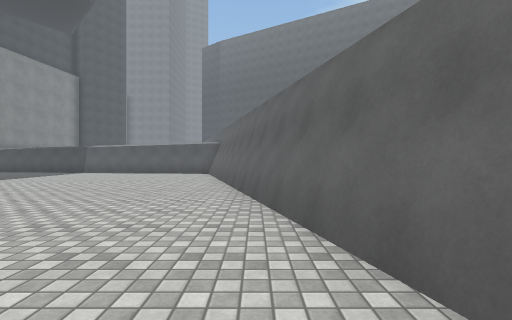
[1] (above)

16 first-person views from a walk through a scene from a Unity 3-D project. The camera is 1.2 m above the floor, looks level and sees 85° across. The floor is counted in squares, 2 m on a side. Each view is taken from the middle of a square. On the plan, view 1 faces up. The plan holds only what a view shows up to about 9 squares ahead; the rest is blank. The place goes on beyond the plan. The player character is not drawn. Some animated figures are left out. Some surface patterns are stand-ins.

[2]
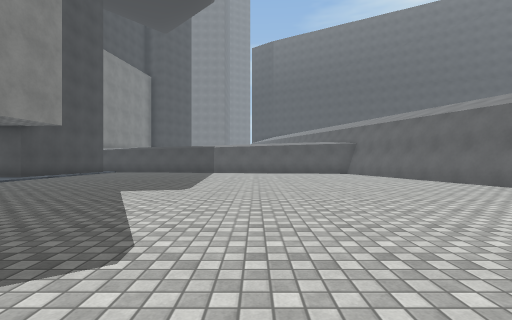

[3]
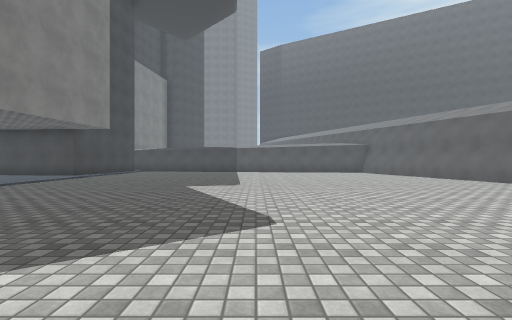

[4]
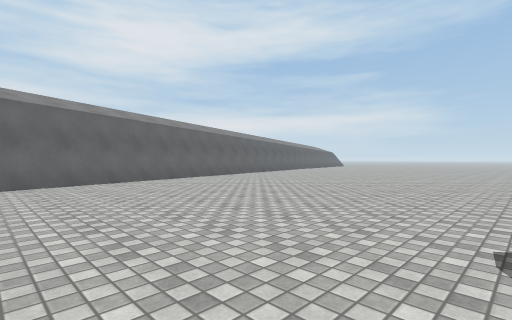

[5]
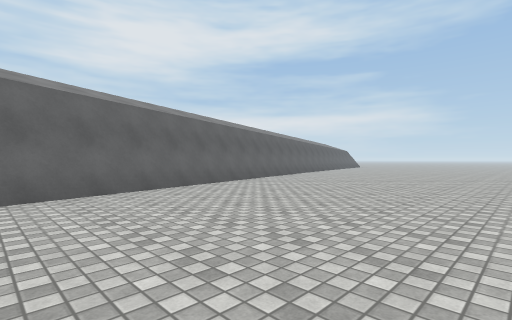

[6]
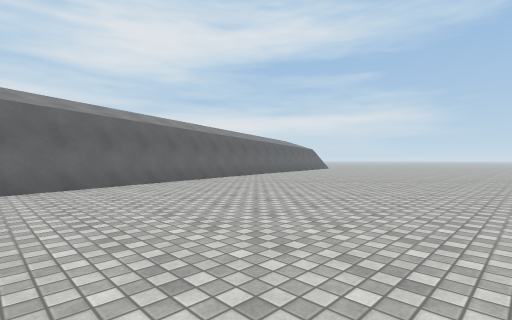

[7]
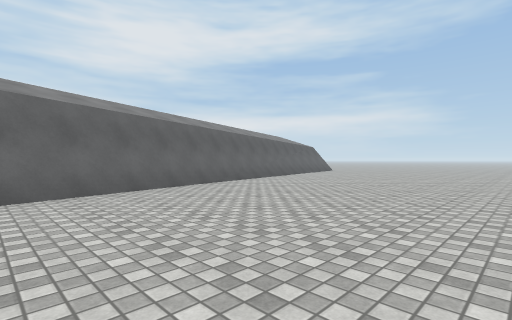

[8]
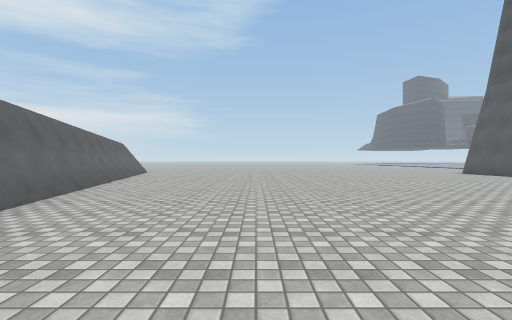

[9]
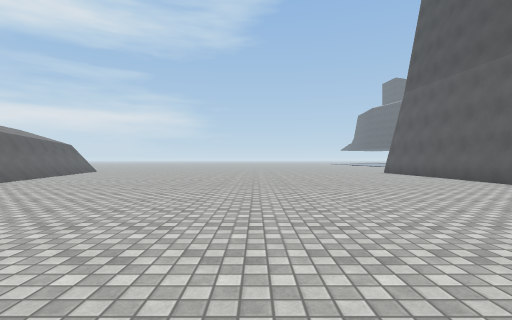

[10]
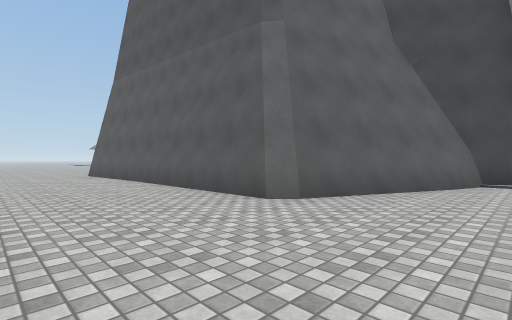

[11]
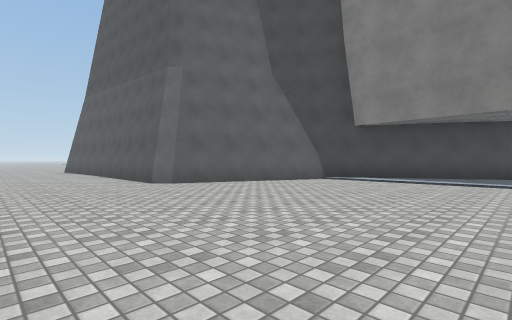

[12]
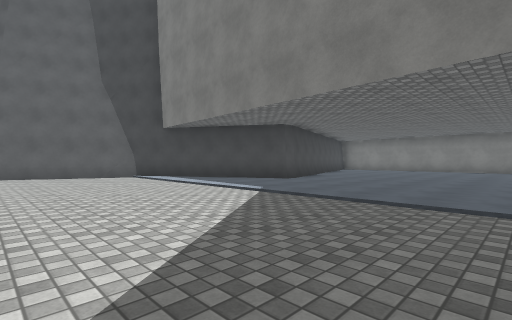

[13]
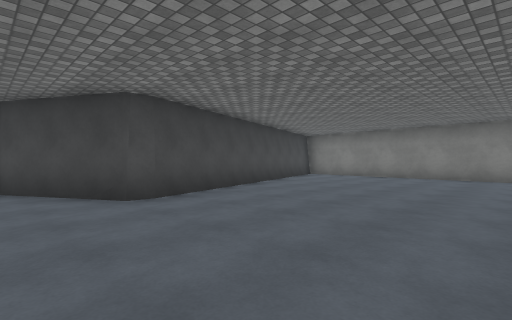

[14]
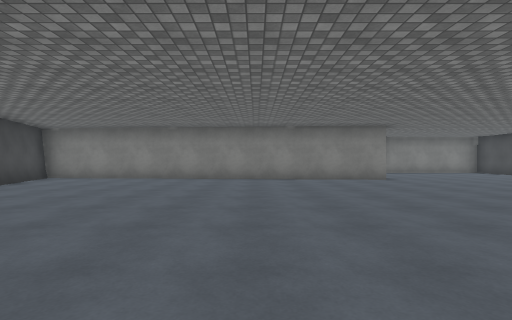

[15]
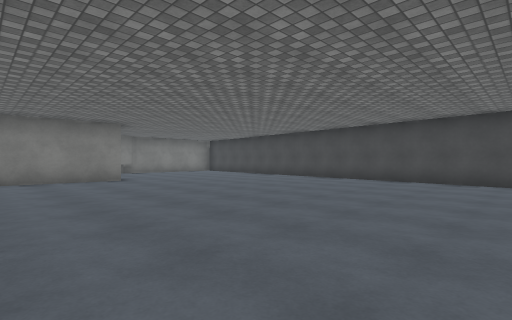

[16]
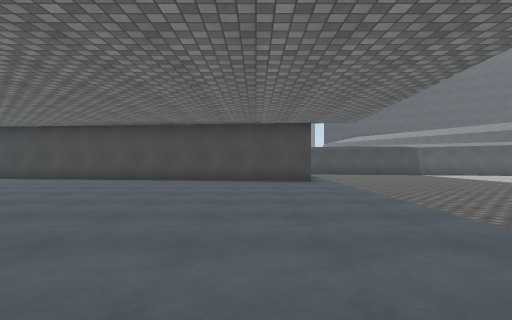

### Floor plan
Points are (right, up) in squares from view 1. A wall is a line through its corners. A room is listed if a view was taken in it or the views show most of it. See-through windows are left out.
Room 1 (views 1, 2, 3, 4, 5, 6, 7, 8, 9, 10, 11, 12, 13, 14, 15, 16)
walls: (-12.8, -8.9) (-8.8, -10.6) (-8.3, -11.1); (-13, -8.9) (-12, -9.2); (-8.4, -11.4) (-8.4, -16); (-13.4, 8.8) (-23.1, 9.8); (-0.2, 6.3) (-0.5, 7.4); (-8.4, -16.4) (-8.4, -17.5); (-23.5, 4) (-24, -3.4); (-24.1, -6.9) (-16.1, -4.3) (-15.6, -4.3) (-12.9, -9.1); (5.7, -17.1) (-1.1, 9)
low walls: (-8.2, -16.4) (-8.1, -17.6); (5.2, -16.4) (4.5, -13)

Positions as (right, up) in squares from view 1, and headings:
1: (0, 0), facing up
2: (-6, 0), facing up
3: (-7, -1), facing up
4: (-7, 4), facing down-right
5: (-4, 1), facing down-right
6: (-4, -4), facing down-right
7: (-2, -7), facing down-right
8: (1, -8), facing down
9: (-2, -7), facing down
10: (-5, -8), facing down-left
11: (-5, -4), facing down-left
12: (-9, 1), facing down-left
13: (-14, 0), facing down-left
14: (-15, 0), facing left
15: (-15, 1), facing up-left
16: (-15, 1), facing up
